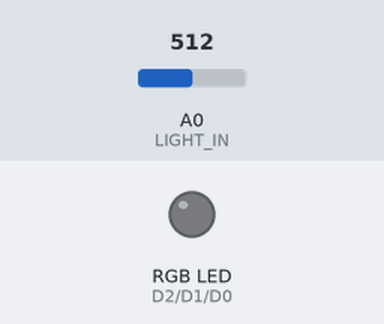
Bench run of a sketch on a simulated ESP8266 (NodeMCU). Parts: an RGB LED mixed from three pins (HIGH = lit). Inputs (shaded band) come from the test bench; at power-on: A0 (LIGHT_IN) = 512. WiFi joins after 1.5 s; servers stay silent unless stated; what the sketch prints to the serial monitor is not drawn.

Above: at 0.1 s.
At 1.7 s:
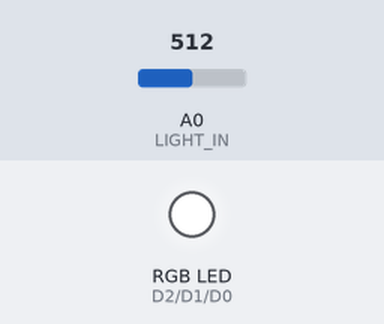
Timing chart, 0 to 3.2 s (numbered marks = the images above):
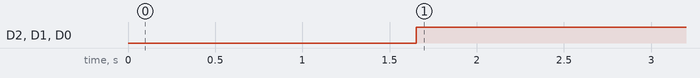

The sketch:

yha-photoresistor-rgbled-fb.ino
```cpp
#include <ESP8266WiFi.h>
#include <FirebaseArduino.h>
#define FIREBASE_HOST "YOUR_FIREBASE_PROJECT.firebaseio.com"
#define FIREBASE_AUTH "YOUR KEY HERE"
#define WIFI_SSID "YOUR_WIFI_NETWORK_SSID"
#define WIFI_PASSWORD "YOUR_WIFI_NETWORK_PASSWORD"
#define LIGHT_IN A0
#define LED_RED D2
#define LED_GREEN D1
#define LED_BLUE D0
#define DARKNESS_THRESHOLD 250

void setup()
{
  Serial.begin(9600);
  setupWiFi();

  pinMode(LED_RED, OUTPUT);
  pinMode(LED_GREEN, OUTPUT);
  pinMode(LED_BLUE, OUTPUT);

  Firebase.begin(FIREBASE_HOST, FIREBASE_AUTH);
  Firebase.setInt("share/brightness", -1);
  if(Firebase.success()){
    Serial.print("Firebase write success!");
  } else {
    Serial.print("Firebase write failed!");
    Serial.println("");
    Serial.print(Firebase.error());
  }
  Serial.println("");
}

int timePassed (int time) {
  int diff = 0;
  if (millis() <= time) {
    diff = (69666 - time) + millis();
  } else {
    diff = millis() - time;
  }
  return diff;
}

int checkFirebaseTime = 0;
int brightness = 0;
void loop()
{
  brightness = analogRead(LIGHT_IN);
  if(brightness <= DARKNESS_THRESHOLD){
      analogWrite(LED_RED,0);
      analogWrite(LED_GREEN,0);
      analogWrite(LED_BLUE,0);
    } else {
      analogWrite(LED_RED,1023);
      analogWrite(LED_GREEN,1023);
      analogWrite(LED_BLUE,1023);
    }
  if (timePassed (checkFirebaseTime) >= 1000) {
    Serial.print("\n");
    Serial.print("Brightness: ");
    Serial.print(brightness);
    Serial.print("\n");
    Firebase.setInt("share/brightness", brightness);
    checkFirebaseTime = millis();
  }
}

void setupWiFi()
{
  WiFi.mode(WIFI_STA);
  WiFi.begin(WIFI_SSID, WIFI_PASSWORD);
  Serial.print("connecting");
  while (WiFi.status() != WL_CONNECTED) {
    Serial.print(".");
    delay(500);
  }
  Serial.println();
  Serial.print("Connected to ");
  Serial.println(WiFi.SSID());
  Serial.println();
}
```

Measured:
- by itself, D2 (LED_RED), D1 (LED_GREEN), D0 (LED_BLUE): LOW → HIGH at 1.7 s
